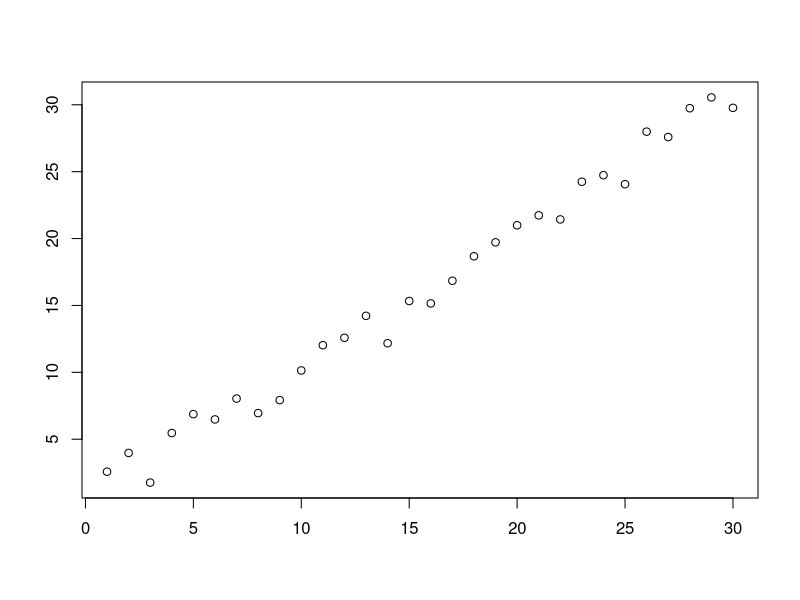

The R source for this figure:
# =============  Azure Machine Learning - Github Tutorial ==============
# https://github.com/Azure-Readiness/hol-azure-machine-learning
# Lab 2. Introduction to R, Python & Data Synth
# https://github.com/Azure-Readiness/hol-azure-machine-learning/blob/master/002-lab-data-synth.md

# Set working directory
setwd("C:\\Users\\gbens\\OneDrive\\Microsoft Azure\\Machine Learning\\GitHub")

# Generate a numeric series from 1 to 30 and assign it to variable x
x <- seq(1, 30)

# Create copy of x as variable y 
y <- x

# Generate 30 uniform distributed random number each ranges between -1 to 1
noise <- runif(30, -1, 1)

# Create variable ywnoise as in Excel
ywnoise <- y + noise * 2

# Plot values of x and ywnoise without labels
plot(x, ywnoise, xlab = NA, ylab = NA)

# Combine columns x and ywnoise to create two column grid named linoise
linoise <- cbind(x, ywnoise)

# Save the variable linoise as a CSV file on the local disk
write.csv(linoise, file = "linoise.csv", row.names = FALSE)

# ===================================================================================================

# https://github.com/Azure-Readiness/hol-azure-machine-learning/blob/master/003-lab-data-interact.md
# Lab 3. AzureML Experiments & Data Interaction



